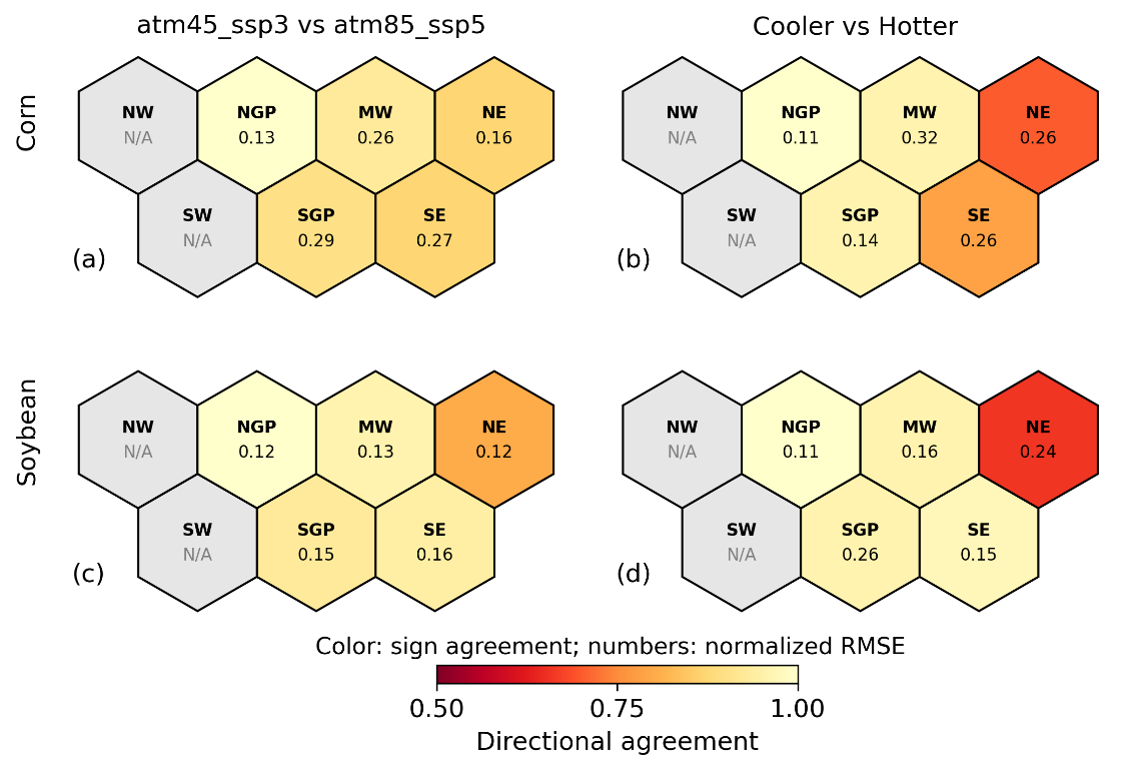

Write the Python code that produced this figure.
import matplotlib.pyplot as plt
import matplotlib.patches as patches
import numpy as np
import pandas as pd

# Set up figure parameters
side = 0.6
r = side / np.cos(np.radians(30))
a = 2 * side
offset_x = 0.5
offset_y = 1.4
vertical_offset = side * np.sqrt(3)

path = '/filepath/sensitivity_analyses/ssmi_threshold_-1/'

df = pd.read_csv(f'{path}projection_divergence_production_loss_change.csv')

df = df[df['scenario'] == 'NF']

regions = [
    'Northwest', 'N. Great Plains', 'Midwest', 'Northeast',
    'Southwest', 'S. Great Plains', 'Southeast'
]
abbreviations = ['NW', 'NGP', 'MW', 'NE', 'SW', 'SGP', 'SE']

positions = [
    {'x': offset_x, 'y': offset_y},
    {'x': offset_x + a, 'y': offset_y},
    {'x': offset_x + 2 * a, 'y': offset_y},
    {'x': offset_x + 3 * a, 'y': offset_y},
    {'x': offset_x + 0.5 * a, 'y': offset_y - vertical_offset},
    {'x': offset_x + 1.5 * a, 'y': offset_y - vertical_offset},
    {'x': offset_x + 2.5 * a, 'y': offset_y - vertical_offset}
]

crops = ['corn', 'soybean']

comparison_types = [
    {
        'label': 'atm45_ssp3 vs atm85_ssp5',
        'nrmse_col': 'scenario_nrmse_mean',
        'sign_col': 'scenario_sign_agreement_mean'
    },
    {
        'label': 'Cooler vs Hotter',
        'nrmse_col': 'esm_variant_nrmse_mean',
        'sign_col': 'esm_variant_sign_agreement_mean'
    }
]

subplot_labels = ['(a)', '(b)', '(c)', '(d)']

fig, axes = plt.subplots(2, 2, figsize=(18, 6.2), sharex=True, sharey=True)
axes = axes.flatten()

norm = plt.Normalize(0.5, 1.0)

cmap = plt.get_cmap('YlOrRd_r')

idx = 0
for crop in crops:
    for comp in comparison_types:
        ax = axes[idx]
        ax.set_aspect('equal')
        ax.set_xlim(-0.5, 5.0)
        ax.set_ylim(-0.4, 2.4)
        ax.axis('off')

        nrmse_col = comp['nrmse_col']
        sign_col = comp['sign_col']

        # Select data for this crop
        data_crop = df[df['crop'] == crop]

        # Create dictionaries
        sign_dict = dict(zip(data_crop['region_name'], data_crop[sign_col]))
        nrmse_dict = dict(zip(data_crop['region_name'], data_crop[nrmse_col]))

        # Draw hexagons
        for region, pos, abbr in zip(regions, positions, abbreviations):
            sign_agree = sign_dict.get(region, np.nan)
            nrmse_val = nrmse_dict.get(region, np.nan)

            if not pd.isna(sign_agree):
                color = cmap(norm(sign_agree))
            else:
                color = (0.9, 0.9, 0.9)

            if not pd.isna(nrmse_val):
                nrmse_text = f'{nrmse_val:.2f}'
                text_color = 'black'
            else:
                nrmse_text = 'N/A'
                text_color = 'gray'

            hexagon = patches.RegularPolygon(
                (pos['x'], pos['y']),
                numVertices=6,
                radius=r,
                orientation=0,
                facecolor=color,
                edgecolor='black',
                linewidth=1
            )
            ax.add_patch(hexagon)

            # Region abbreviation
            ax.text(
                pos['x'], pos['y'] + 0.12,
                abbr,
                ha='center', va='center',
                fontsize=8,
                color='black',
                fontweight='bold'
            )

            # NRMSE value inside hex
            ax.text(
                pos['x'], pos['y'] - 0.13,
                nrmse_text,
                ha='center', va='center',
                fontsize=8,
                color=text_color
            )

        # Subplot label
        ax.text(
            0.06, 0.2,
            subplot_labels[idx],
            transform=ax.transAxes,
            ha='left', va='top',
            fontsize=12
        )

        idx += 1

row_positions = [0.71, 0.38]
for crop, y_pos in zip(crops, row_positions):
    fig.text(
        0.3, y_pos,
        crop.capitalize(),
        ha='right', va='center',
        fontsize=12,
        rotation=90
    )

fig.text(0.4, 0.81, comparison_types[0]['label'], ha='center', va='center', fontsize=12)
fig.text(0.6, 0.81, comparison_types[1]['label'], ha='center', va='center', fontsize=12)

sm = plt.cm.ScalarMappable(cmap=cmap, norm=norm)
sm.set_array([])

cbar = fig.colorbar(
    sm,
    ax=axes.ravel().tolist(),
    orientation='horizontal',
    fraction=0.025, 
    pad=0.06
)

cbar.set_ticks([0.5, 0.75, 1.0])
cbar.ax.tick_params(labelsize=12)
cbar.set_label('Directional agreement', fontsize=12)

fig.text(
    0.51, 0.16, 
    'Color: sign agreement; numbers: normalized RMSE',
    ha='center', va='top',
    fontsize=11
)

# Adjust layout bounding regions
plt.subplots_adjust(
    wspace=0.0,
    hspace=0.0,
    left=0.3,
    right=0.7,
    top=0.85, 
    bottom=0.18
)

# Save figure
plt.savefig(
    f'{path}/projection_divergence_sign_agreement_nrmse_NF_cornsoybeanonly.png',
    format='png',
    bbox_inches='tight',
    dpi=300
)

plt.show()
